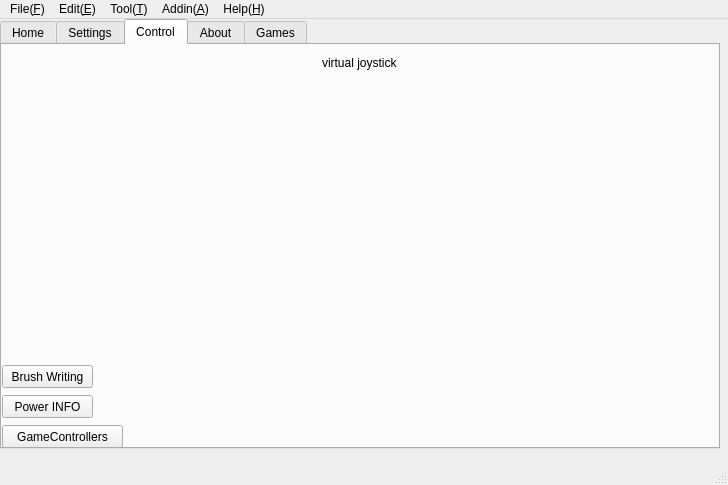
<?xml version="1.0" encoding="UTF-8"?>
<ui version="4.0">
 <class>MainWindow</class>
 <widget class="QMainWindow" name="MainWindow">
  <property name="geometry">
   <rect>
    <x>0</x>
    <y>0</y>
    <width>728</width>
    <height>485</height>
   </rect>
  </property>
  <property name="windowTitle">
   <string>Gamepad</string>
  </property>
  <property name="autoFillBackground">
   <bool>false</bool>
  </property>
  <property name="styleSheet">
   <string notr="true"/>
  </property>
  <widget class="QWidget" name="centralwidget">
   <widget class="QTabWidget" name="tabWidget">
    <property name="geometry">
     <rect>
      <x>0</x>
      <y>0</y>
      <width>720</width>
      <height>430</height>
     </rect>
    </property>
    <property name="currentIndex">
     <number>2</number>
    </property>
    <widget class="QWidget" name="pageHome">
     <attribute name="title">
      <string>Home</string>
     </attribute>
     <widget class="QPushButton" name="pushButton_6">
      <property name="geometry">
       <rect>
        <x>270</x>
        <y>370</y>
        <width>191</width>
        <height>23</height>
       </rect>
      </property>
      <property name="text">
       <string>SelectBackgroundPicture</string>
      </property>
     </widget>
     <widget class="QLabel" name="label_4">
      <property name="geometry">
       <rect>
        <x>0</x>
        <y>-50</y>
        <width>711</width>
        <height>451</height>
       </rect>
      </property>
      <property name="text">
       <string>&lt;html&gt;&lt;head/&gt;&lt;body&gt;&lt;p&gt;&lt;img src=&quot;:/image/background720480.png&quot;/&gt;&lt;/p&gt;&lt;/body&gt;&lt;/html&gt;</string>
      </property>
     </widget>
     <zorder>label_4</zorder>
     <zorder>pushButton_6</zorder>
    </widget>
    <widget class="QWidget" name="pageSettings">
     <attribute name="title">
      <string>Settings</string>
     </attribute>
     <widget class="QPushButton" name="pushButton">
      <property name="geometry">
       <rect>
        <x>320</x>
        <y>370</y>
        <width>80</width>
        <height>23</height>
       </rect>
      </property>
      <property name="text">
       <string>定义按钮位置</string>
      </property>
     </widget>
     <widget class="QLabel" name="label_3">
      <property name="geometry">
       <rect>
        <x>0</x>
        <y>-50</y>
        <width>711</width>
        <height>451</height>
       </rect>
      </property>
      <property name="text">
       <string>&lt;html&gt;&lt;head/&gt;&lt;body&gt;&lt;p&gt;&lt;img src=&quot;:/image/background720480.png&quot;/&gt;&lt;/p&gt;&lt;/body&gt;&lt;/html&gt;</string>
      </property>
     </widget>
     <widget class="QPushButton" name="pushButton_2">
      <property name="geometry">
       <rect>
        <x>490</x>
        <y>80</y>
        <width>31</width>
        <height>23</height>
       </rect>
      </property>
      <property name="text">
       <string>B</string>
      </property>
     </widget>
     <widget class="QPushButton" name="pushButton_3">
      <property name="geometry">
       <rect>
        <x>460</x>
        <y>110</y>
        <width>31</width>
        <height>23</height>
       </rect>
      </property>
      <property name="text">
       <string>A</string>
      </property>
     </widget>
     <widget class="QPushButton" name="pushButton_4">
      <property name="geometry">
       <rect>
        <x>430</x>
        <y>80</y>
        <width>31</width>
        <height>23</height>
       </rect>
      </property>
      <property name="text">
       <string>X</string>
      </property>
     </widget>
     <widget class="QPushButton" name="pushButton_5">
      <property name="geometry">
       <rect>
        <x>460</x>
        <y>50</y>
        <width>31</width>
        <height>23</height>
       </rect>
      </property>
      <property name="text">
       <string>Y</string>
      </property>
     </widget>
     <widget class="QPushButton" name="pushButton_8">
      <property name="geometry">
       <rect>
        <x>410</x>
        <y>170</y>
        <width>31</width>
        <height>23</height>
       </rect>
      </property>
      <property name="text">
       <string>S</string>
      </property>
     </widget>
     <widget class="QPushButton" name="pushButton_9">
      <property name="geometry">
       <rect>
        <x>410</x>
        <y>130</y>
        <width>31</width>
        <height>23</height>
       </rect>
      </property>
      <property name="text">
       <string>W</string>
      </property>
     </widget>
     <widget class="QPushButton" name="pushButton_10">
      <property name="geometry">
       <rect>
        <x>380</x>
        <y>150</y>
        <width>31</width>
        <height>23</height>
       </rect>
      </property>
      <property name="text">
       <string>A</string>
      </property>
     </widget>
     <widget class="QPushButton" name="pushButton_11">
      <property name="geometry">
       <rect>
        <x>440</x>
        <y>150</y>
        <width>31</width>
        <height>23</height>
       </rect>
      </property>
      <property name="text">
       <string>D</string>
      </property>
     </widget>
     <widget class="QPushButton" name="pushButton_12">
      <property name="geometry">
       <rect>
        <x>310</x>
        <y>150</y>
        <width>41</width>
        <height>23</height>
       </rect>
      </property>
      <property name="text">
       <string>right</string>
      </property>
     </widget>
     <widget class="QPushButton" name="pushButton_13">
      <property name="geometry">
       <rect>
        <x>250</x>
        <y>150</y>
        <width>41</width>
        <height>23</height>
       </rect>
      </property>
      <property name="text">
       <string>left</string>
      </property>
     </widget>
     <widget class="QPushButton" name="pushButton_14">
      <property name="geometry">
       <rect>
        <x>280</x>
        <y>170</y>
        <width>41</width>
        <height>23</height>
       </rect>
      </property>
      <property name="text">
       <string>down</string>
      </property>
     </widget>
     <widget class="QPushButton" name="pushButton_15">
      <property name="geometry">
       <rect>
        <x>280</x>
        <y>130</y>
        <width>41</width>
        <height>23</height>
       </rect>
      </property>
      <property name="text">
       <string>up</string>
      </property>
     </widget>
     <widget class="QPushButton" name="pushButton_16">
      <property name="geometry">
       <rect>
        <x>200</x>
        <y>70</y>
        <width>31</width>
        <height>23</height>
       </rect>
      </property>
      <property name="text">
       <string>A</string>
      </property>
     </widget>
     <widget class="QPushButton" name="pushButton_17">
      <property name="geometry">
       <rect>
        <x>230</x>
        <y>50</y>
        <width>31</width>
        <height>23</height>
       </rect>
      </property>
      <property name="text">
       <string>W</string>
      </property>
     </widget>
     <widget class="QPushButton" name="pushButton_18">
      <property name="geometry">
       <rect>
        <x>260</x>
        <y>70</y>
        <width>31</width>
        <height>23</height>
       </rect>
      </property>
      <property name="text">
       <string>D</string>
      </property>
     </widget>
     <widget class="QPushButton" name="pushButton_19">
      <property name="geometry">
       <rect>
        <x>230</x>
        <y>90</y>
        <width>31</width>
        <height>23</height>
       </rect>
      </property>
      <property name="text">
       <string>S</string>
      </property>
     </widget>
     <widget class="QPushButton" name="pushButton_22">
      <property name="geometry">
       <rect>
        <x>330</x>
        <y>200</y>
        <width>61</width>
        <height>23</height>
       </rect>
      </property>
      <property name="text">
       <string>OPEN</string>
      </property>
     </widget>
     <widget class="QPushButton" name="pushButton_23">
      <property name="geometry">
       <rect>
        <x>320</x>
        <y>270</y>
        <width>81</width>
        <height>21</height>
       </rect>
      </property>
      <property name="text">
       <string>RGB</string>
      </property>
     </widget>
     <widget class="QPushButton" name="pushButton_24">
      <property name="geometry">
       <rect>
        <x>330</x>
        <y>320</y>
        <width>61</width>
        <height>23</height>
       </rect>
      </property>
      <property name="text">
       <string>OPEN</string>
      </property>
     </widget>
     <widget class="QPushButton" name="pushButton_25">
      <property name="geometry">
       <rect>
        <x>320</x>
        <y>110</y>
        <width>41</width>
        <height>41</height>
       </rect>
      </property>
      <property name="text">
       <string>select
home</string>
      </property>
     </widget>
     <widget class="QPushButton" name="pushButton_26">
      <property name="geometry">
       <rect>
        <x>360</x>
        <y>110</y>
        <width>41</width>
        <height>41</height>
       </rect>
      </property>
      <property name="text">
       <string>start
menu</string>
      </property>
     </widget>
     <widget class="QPushButton" name="pushButton_27">
      <property name="geometry">
       <rect>
        <x>440</x>
        <y>20</y>
        <width>41</width>
        <height>23</height>
       </rect>
      </property>
      <property name="text">
       <string>R</string>
      </property>
     </widget>
     <widget class="QPushButton" name="pushButton_28">
      <property name="geometry">
       <rect>
        <x>240</x>
        <y>20</y>
        <width>41</width>
        <height>23</height>
       </rect>
      </property>
      <property name="text">
       <string>L</string>
      </property>
     </widget>
     <widget class="QPushButton" name="pushButton_29">
      <property name="geometry">
       <rect>
        <x>340</x>
        <y>90</y>
        <width>41</width>
        <height>23</height>
       </rect>
      </property>
      <property name="text">
       <string>turbo</string>
      </property>
     </widget>
     <widget class="QPushButton" name="pushButton_30">
      <property name="geometry">
       <rect>
        <x>300</x>
        <y>90</y>
        <width>41</width>
        <height>23</height>
       </rect>
      </property>
      <property name="text">
       <string>auto</string>
      </property>
     </widget>
     <widget class="QPushButton" name="pushButton_31">
      <property name="geometry">
       <rect>
        <x>380</x>
        <y>90</y>
        <width>41</width>
        <height>23</height>
       </rect>
      </property>
      <property name="text">
       <string>clear</string>
      </property>
     </widget>
     <widget class="QLabel" name="label_rgb">
      <property name="geometry">
       <rect>
        <x>310</x>
        <y>290</y>
        <width>111</width>
        <height>21</height>
       </rect>
      </property>
      <property name="text">
       <string>R:%1  G:%2  B:%3</string>
      </property>
     </widget>
     <widget class="QPushButton" name="pushButton_34">
      <property name="geometry">
       <rect>
        <x>330</x>
        <y>180</y>
        <width>61</width>
        <height>23</height>
       </rect>
      </property>
      <property name="text">
       <string>OPEN</string>
      </property>
     </widget>
     <widget class="QPushButton" name="pushButton_35">
      <property name="geometry">
       <rect>
        <x>240</x>
        <y>0</y>
        <width>41</width>
        <height>23</height>
       </rect>
      </property>
      <property name="text">
       <string>LB</string>
      </property>
     </widget>
     <widget class="QPushButton" name="pushButton_36">
      <property name="geometry">
       <rect>
        <x>440</x>
        <y>0</y>
        <width>41</width>
        <height>23</height>
       </rect>
      </property>
      <property name="text">
       <string>RB</string>
      </property>
     </widget>
     <zorder>label_3</zorder>
     <zorder>pushButton</zorder>
     <zorder>pushButton_2</zorder>
     <zorder>pushButton_3</zorder>
     <zorder>pushButton_4</zorder>
     <zorder>pushButton_5</zorder>
     <zorder>pushButton_8</zorder>
     <zorder>pushButton_9</zorder>
     <zorder>pushButton_10</zorder>
     <zorder>pushButton_11</zorder>
     <zorder>pushButton_12</zorder>
     <zorder>pushButton_13</zorder>
     <zorder>pushButton_14</zorder>
     <zorder>pushButton_15</zorder>
     <zorder>pushButton_16</zorder>
     <zorder>pushButton_17</zorder>
     <zorder>pushButton_18</zorder>
     <zorder>pushButton_19</zorder>
     <zorder>pushButton_22</zorder>
     <zorder>pushButton_23</zorder>
     <zorder>pushButton_24</zorder>
     <zorder>pushButton_25</zorder>
     <zorder>pushButton_26</zorder>
     <zorder>pushButton_27</zorder>
     <zorder>pushButton_28</zorder>
     <zorder>pushButton_29</zorder>
     <zorder>pushButton_30</zorder>
     <zorder>pushButton_31</zorder>
     <zorder>label_rgb</zorder>
     <zorder>pushButton_34</zorder>
     <zorder>pushButton_35</zorder>
     <zorder>pushButton_36</zorder>
    </widget>
    <widget class="QWidget" name="pageControl">
     <attribute name="title">
      <string>Control</string>
     </attribute>
     <widget class="QPushButton" name="pushButton_7">
      <property name="geometry">
       <rect>
        <x>0</x>
        <y>380</y>
        <width>121</width>
        <height>23</height>
       </rect>
      </property>
      <property name="text">
       <string>GameControllers</string>
      </property>
     </widget>
     <widget class="QLabel" name="label">
      <property name="geometry">
       <rect>
        <x>320</x>
        <y>10</y>
        <width>91</width>
        <height>16</height>
       </rect>
      </property>
      <property name="text">
       <string>virtual joystick</string>
      </property>
     </widget>
     <widget class="QLabel" name="label_2">
      <property name="geometry">
       <rect>
        <x>0</x>
        <y>-20</y>
        <width>721</width>
        <height>421</height>
       </rect>
      </property>
      <property name="text">
       <string>&lt;html&gt;&lt;head/&gt;&lt;body&gt;&lt;p&gt;&lt;img src=&quot;:/image/Gamepadmapping720480.png&quot;/&gt;&lt;/p&gt;&lt;/body&gt;&lt;/html&gt;</string>
      </property>
     </widget>
     <widget class="QPushButton" name="pushButton_32">
      <property name="geometry">
       <rect>
        <x>0</x>
        <y>350</y>
        <width>91</width>
        <height>23</height>
       </rect>
      </property>
      <property name="text">
       <string>Power INFO</string>
      </property>
     </widget>
     <widget class="QPushButton" name="pushButton_33">
      <property name="geometry">
       <rect>
        <x>0</x>
        <y>320</y>
        <width>91</width>
        <height>23</height>
       </rect>
      </property>
      <property name="text">
       <string>Brush Writing</string>
      </property>
     </widget>
     <zorder>label_2</zorder>
     <zorder>pushButton_7</zorder>
     <zorder>label</zorder>
     <zorder>pushButton_32</zorder>
     <zorder>pushButton_33</zorder>
    </widget>
    <widget class="QWidget" name="pageAbout">
     <attribute name="title">
      <string>About</string>
     </attribute>
     <widget class="QLabel" name="label_5">
      <property name="geometry">
       <rect>
        <x>60</x>
        <y>10</y>
        <width>71</width>
        <height>21</height>
       </rect>
      </property>
      <property name="text">
       <string>Gamepad:</string>
      </property>
     </widget>
     <widget class="QLabel" name="label_6">
      <property name="geometry">
       <rect>
        <x>60</x>
        <y>30</y>
        <width>91</width>
        <height>21</height>
       </rect>
      </property>
      <property name="text">
       <string>Github project:</string>
      </property>
     </widget>
     <widget class="QTabWidget" name="tabWidget_2">
      <property name="geometry">
       <rect>
        <x>0</x>
        <y>60</y>
        <width>711</width>
        <height>331</height>
       </rect>
      </property>
      <property name="currentIndex">
       <number>0</number>
      </property>
      <widget class="QWidget" name="tab_1">
       <attribute name="title">
        <string>Changes</string>
       </attribute>
       <widget class="QTextEdit" name="textEdit_changes">
        <property name="enabled">
         <bool>true</bool>
        </property>
        <property name="geometry">
         <rect>
          <x>0</x>
          <y>0</y>
          <width>701</width>
          <height>301</height>
         </rect>
        </property>
       </widget>
      </widget>
      <widget class="QWidget" name="tab_2">
       <attribute name="title">
        <string>License</string>
       </attribute>
       <widget class="QTextEdit" name="textEdit_changes_2">
        <property name="enabled">
         <bool>true</bool>
        </property>
        <property name="geometry">
         <rect>
          <x>0</x>
          <y>0</y>
          <width>701</width>
          <height>301</height>
         </rect>
        </property>
       </widget>
      </widget>
     </widget>
     <widget class="QLabel" name="label_7">
      <property name="geometry">
       <rect>
        <x>140</x>
        <y>10</y>
        <width>81</width>
        <height>21</height>
       </rect>
      </property>
      <property name="text">
       <string>&lt;html&gt;&lt;head/&gt;&lt;body&gt;&lt;p&gt;&lt;a href=&quot;https://github.com/qizhiwoniu&quot;&gt;&lt;span style=&quot; text-decoration: underline; color:#0000ff;&quot;&gt;Qizhiwoniu&lt;/span&gt;&lt;/a&gt;&lt;/p&gt;&lt;/body&gt;&lt;/html&gt;</string>
      </property>
     </widget>
     <widget class="QLabel" name="label_9">
      <property name="geometry">
       <rect>
        <x>0</x>
        <y>0</y>
        <width>61</width>
        <height>61</height>
       </rect>
      </property>
      <property name="text">
       <string>&lt;html&gt;&lt;head/&gt;&lt;body&gt;&lt;p align=&quot;center&quot;&gt;&lt;img src=&quot;:/image/gameicon.png&quot;/&gt;&lt;/p&gt;&lt;/body&gt;&lt;/html&gt;</string>
      </property>
     </widget>
     <widget class="QLabel" name="label_8">
      <property name="geometry">
       <rect>
        <x>160</x>
        <y>30</y>
        <width>81</width>
        <height>21</height>
       </rect>
      </property>
      <property name="text">
       <string>&lt;html&gt;&lt;head/&gt;&lt;body&gt;&lt;p&gt;&lt;a href=&quot;https://github.com/qizhiwoniu&quot;&gt;&lt;span style=&quot; text-decoration: underline; color:#0000ff;&quot;&gt;Qizhiwoniu&lt;/span&gt;&lt;/a&gt;&lt;/p&gt;&lt;/body&gt;&lt;/html&gt;</string>
      </property>
     </widget>
    </widget>
    <widget class="QWidget" name="pageGame">
     <attribute name="title">
      <string>Games</string>
     </attribute>
    </widget>
   </widget>
  </widget>
  <widget class="QMenuBar" name="menubar">
   <property name="geometry">
    <rect>
     <x>0</x>
     <y>0</y>
     <width>728</width>
     <height>20</height>
    </rect>
   </property>
   <property name="minimumSize">
    <size>
     <width>0</width>
     <height>0</height>
    </size>
   </property>
   <widget class="QMenu" name="menuFile_F">
    <property name="title">
     <string>File(&amp;F)</string>
    </property>
    <addaction name="actionnew"/>
    <addaction name="actionopen"/>
    <addaction name="separator"/>
    <addaction name="actionsave"/>
    <addaction name="separator"/>
    <addaction name="actioninport"/>
    <addaction name="actionexport"/>
    <addaction name="separator"/>
    <addaction name="actionExit"/>
   </widget>
   <widget class="QMenu" name="menuEdit_E">
    <property name="title">
     <string>Edit(&amp;E)</string>
    </property>
    <addaction name="actionundo"/>
    <addaction name="actioncopy"/>
    <addaction name="actionpaste"/>
    <addaction name="actioncut"/>
   </widget>
   <widget class="QMenu" name="menuTool_T">
    <property name="title">
     <string>Tool(&amp;T)</string>
    </property>
    <addaction name="actiontheme"/>
    <addaction name="actionoption"/>
    <addaction name="actioncustomize"/>
   </widget>
   <widget class="QMenu" name="menuAddin_A">
    <property name="title">
     <string>Addin(&amp;A)</string>
    </property>
    <addaction name="actionPlugin"/>
   </widget>
   <widget class="QMenu" name="menuHelp_H">
    <property name="title">
     <string>Help(&amp;H)</string>
    </property>
    <addaction name="actiononline"/>
    <addaction name="actionupdate"/>
    <addaction name="actionBug"/>
    <addaction name="actionCHM"/>
   </widget>
   <addaction name="menuFile_F"/>
   <addaction name="menuEdit_E"/>
   <addaction name="menuTool_T"/>
   <addaction name="menuAddin_A"/>
   <addaction name="menuHelp_H"/>
  </widget>
  <widget class="QStatusBar" name="statusbar">
   <property name="enabled">
    <bool>true</bool>
   </property>
   <property name="autoFillBackground">
    <bool>false</bool>
   </property>
   <property name="sizeGripEnabled">
    <bool>true</bool>
   </property>
  </widget>
  <action name="actiononline">
   <property name="icon">
    <iconset theme="QIcon::ThemeIcon::InsertLink"/>
   </property>
   <property name="text">
    <string>Online</string>
   </property>
  </action>
  <action name="actionBug">
   <property name="icon">
    <iconset theme="QIcon::ThemeIcon::HelpFaq"/>
   </property>
   <property name="text">
    <string>Bug</string>
   </property>
  </action>
  <action name="actionCHM">
   <property name="icon">
    <iconset theme="QIcon::ThemeIcon::HelpAbout"/>
   </property>
   <property name="text">
    <string>CHM</string>
   </property>
  </action>
  <action name="actionPlugin">
   <property name="text">
    <string>Plugin‌</string>
   </property>
  </action>
  <action name="actiontheme">
   <property name="text">
    <string>Theme</string>
   </property>
  </action>
  <action name="actionoption">
   <property name="text">
    <string>Option</string>
   </property>
  </action>
  <action name="actioncustomize">
   <property name="text">
    <string>Customize</string>
   </property>
  </action>
  <action name="actionundo">
   <property name="icon">
    <iconset theme="QIcon::ThemeIcon::EditUndo"/>
   </property>
   <property name="text">
    <string>Undo</string>
   </property>
  </action>
  <action name="actioncopy">
   <property name="icon">
    <iconset theme="QIcon::ThemeIcon::EditCopy"/>
   </property>
   <property name="text">
    <string>Copy</string>
   </property>
  </action>
  <action name="actionpaste">
   <property name="icon">
    <iconset theme="QIcon::ThemeIcon::EditPaste"/>
   </property>
   <property name="text">
    <string>Paste</string>
   </property>
  </action>
  <action name="actioncut">
   <property name="icon">
    <iconset theme="QIcon::ThemeIcon::EditCut"/>
   </property>
   <property name="text">
    <string>Cut</string>
   </property>
  </action>
  <action name="actionnew">
   <property name="icon">
    <iconset theme="QIcon::ThemeIcon::DocumentNew"/>
   </property>
   <property name="text">
    <string>New</string>
   </property>
  </action>
  <action name="actionopen">
   <property name="icon">
    <iconset theme="QIcon::ThemeIcon::DocumentOpen"/>
   </property>
   <property name="text">
    <string>Open</string>
   </property>
  </action>
  <action name="actionsave">
   <property name="icon">
    <iconset theme="QIcon::ThemeIcon::DocumentSave"/>
   </property>
   <property name="text">
    <string>Save</string>
   </property>
  </action>
  <action name="actioninport">
   <property name="text">
    <string>Inport</string>
   </property>
  </action>
  <action name="actionexport">
   <property name="text">
    <string>Export</string>
   </property>
  </action>
  <action name="actionExit">
   <property name="icon">
    <iconset theme="QIcon::ThemeIcon::ApplicationExit"/>
   </property>
   <property name="text">
    <string>Exit</string>
   </property>
  </action>
  <action name="actionupdate">
   <property name="icon">
    <iconset theme="QIcon::ThemeIcon::WindowNew"/>
   </property>
   <property name="text">
    <string>Update</string>
   </property>
  </action>
 </widget>
 <tabstops>
  <tabstop>tabWidget</tabstop>
  <tabstop>pushButton</tabstop>
 </tabstops>
 <resources/>
 <connections/>
</ui>
